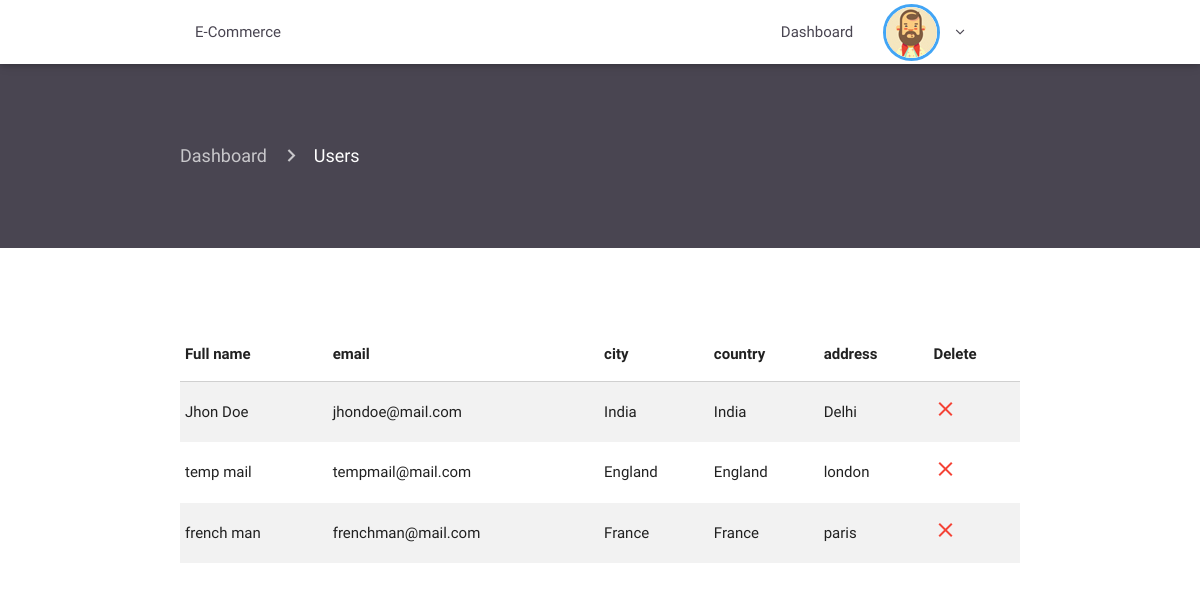
The app's page /admin/allusers.php (signed in) with its own data.
### tables this page shows
CREATE TABLE `users` (
  `id` int(11) NOT NULL,
  `email` varchar(100) NOT NULL,
  `firstname` varchar(1000) NOT NULL,
  `lastname` varchar(1000) NOT NULL,
  `password` varchar(1000) NOT NULL,
  `address` varchar(1000) NOT NULL,
  `city` varchar(1000) NOT NULL,
  `country` varchar(1000) NOT NULL,
  `role` varchar(1000) NOT NULL
);

### admin/allusers.php (the view, shortened to what this page needs)
<?php
require 'includes/header.php';
require 'includes/navconnected.php'; ?>
<div class="container-fluid product-page">
    <div class="container current-page">
        <nav>
            <div class="nav-wrapper">
                <div class="col s12">
                    <a href="index.php" class="breadcrumb">Dashboard</a>
                    <a href="users.php" class="breadcrumb">Users</a>
                </div>
            </div>
        </nav>
    </div>
</div>
<div class="container scroll">
    <table class="highlight striped">
        <thead>
        <tr>
            <th data-field="lastname">Full name</th>
            <th data-field="email">email</th>
            <th data-field="city">city</th>
            <th data-field="country">country</th>
            <th data-field="address">address</th>
            <th data-field="delete">Delete</th>
        </tr>
        </thead>
        <tbody>
        <?php
        include '../db.php';
        $queryuser = "SELECT id, email, firstname, lastname, address, city, country FROM users WHERE role = 'client'";
        $resultuser = $connection->query($queryuser);
        if ($resultuser->num_rows > 0) {
            while($rowuser = $resultuser->fetch_assoc()) {
                $id_user = $rowuser['id'];
                $firstname = $rowuser['firstname'];
                $lasttname = $rowuser['lastname'];
                $email = $rowuser['email'];
                $country = $rowuser['country'];
                $address = $rowuser['address'];
                ?>
                <tr>
                    <td><?php echo" $firstname "." $lasttname"; ?></td>
                    <td><?= $email; ?></td>
                    <td><?= $country; ?></td>
                    <td><?= $country; ?></td>
                    <td><?= $address; ?></td>
                    <td><a href="deleteuser.php?id=<?= $id_user; ?>"><i class="material-icons red-text">close</i></a></td>
                </tr>
            <?php }}  ?>
        </tbody>
    </table>
</div>
<?php require 'includes/footer.php'; ?>

### admin/src/css/style.css (style rules this page uses)
.scroll { height: 600px !important; overflow-y: scroll; padding-top: 80px; padding-bottom: 60px; }
.product-page { padding-top: 60px; padding-bottom: 60px; background-color: #494551; }
.product-page nav { background: none; box-shadow: none; }
.material-icons { font-family: 'Material Icons'; font-weight: normal; font-style: normal; font-size: 24px; line-height: 1; letter-spacing: normal; text-transform: none; display: inline-block; white-space: nowrap; word-wrap: normal; direction: ltr; -webkit-font-feature-settings: 'liga'; -webkit-font-smoothing: antialiased; }

### records on screen
users: firstname "Jhon", lastname "Doe", email "jhondoe@mail.com", country "India", address "Delhi"
users: firstname "temp", lastname "mail", email "tempmail@mail.com", country "England", address "london"
users: firstname "french", lastname "man", email "frenchman@mail.com", country "France", address "paris"
